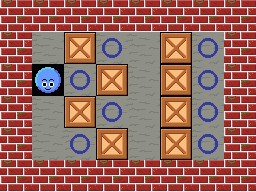

Tiled map render using the project's own tile images. Description and the whole map definition, tile-layer contents included, below:
An orthogonal 8x6 tile map with 32x32 px tiles, 1 tile layer (Tile Layer 1).

<map version="1.4" tiledversion="1.4.2" orientation="orthogonal" renderorder="right-down" width="8" height="6" tilewidth="32" tileheight="32" infinite="0" nextlayerid="2" nextobjectid="1">
 <tileset firstgid="1" source="Sokoban.tsx" />
 <layer id="1" name="Tile Layer 1" width="8" height="6">
  <data encoding="csv">
1,1,1,1,1,1,1,1,
1,2,3,4,2,3,4,1,
1,5,4,3,2,3,4,1,
1,2,3,4,2,3,4,1,
1,2,4,3,2,3,4,1,
1,1,1,1,1,1,1,1
</data>
 </layer>
</map>
